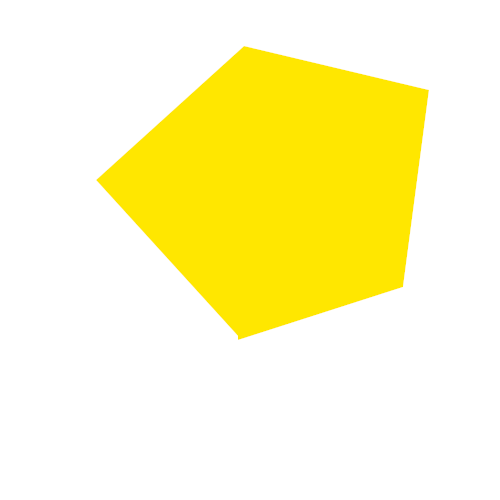
#> input picture A2/pentagon.png, 500 x 500 px, given in place of triangle.png, which was not available
$ python q1.py   (Python 2 division)   (older library calls are emulated)
#> lines starting #> are read from the running program, lines starting #| are printed output that depends on the picture; after the words box and inside, x2 and y2 are one past the last pixel; in counts of white or black regions, pixels touching at a corner belong together; pictures that were not available may be replaced by others from this repository, and a replacement may not be noted
#> further down, img is the input picture: shape (500, 500, 3); mean B, G, R 190, 248.9, 255
#!/usr/bin/env python

import sys
import numpy as np
import numpy.matlib
import cv2
import matplotlib.pyplot as plt
from scipy import ndimage
from sklearn import cluster
from sklearn.metrics import silhouette_samples, silhouette_score

def build_filters():
    filters = []
    ksize = 10
    sigma = 5.0
    for theta in np.arange(0, np.pi, np.pi / 16):
        kern = cv2.getGaborKernel((ksize, ksize), sigma, theta, 10.0, 0.5, 0, ktype=cv2.CV_32F)
        kern /= 5*kern.sum()
        filters.append(kern)
    return filters
def detect_object(val):
    if val == 1:
        return("Triangle")
    elif val == 2:
        return("Square")
    else:
        return("Some other shape")

def intersection(line1, line2):
    rho1, theta1 = line1[0], line1[1]
    rho2, theta2 = line2[0], line2[1]

    if (abs(theta1 - theta2) < (np.pi/6)):
        return [None, None]
    A = np.array([
        [np.cos(theta1), np.sin(theta1)],
        [np.cos(theta2), np.sin(theta2)]
    ])
    b = np.array([[rho1], [rho2]])
    x0, y0 = np.linalg.solve(A, b)
    x0, y0 = int(np.round(x0)), int(np.round(y0))
    return [x0, y0]

def process(img, filters):
    accum = np.zeros_like(img)
    for kern in filters:
        fimg = cv2.filter2D(img, cv2.CV_8UC3, kern)
        np.maximum(accum, fimg, accum)
#> this loop made 16 passes
#> pass 1, in process, `fimg = cv2.filter2D(img, cv2.CV_8UC3, kern)`:
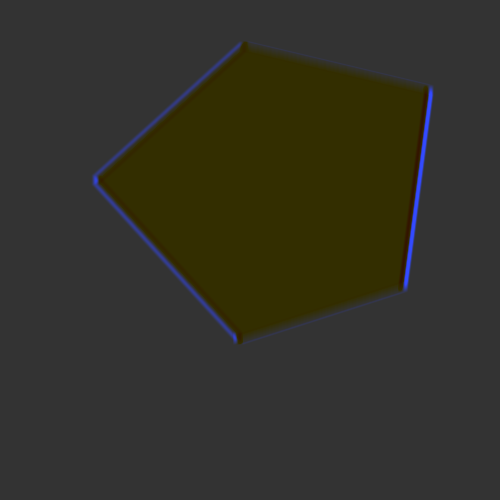
#> fimg: shape (500, 500, 3); mean B, G, R 39.2, 49.7, 51
    return accum

def predict(img):
    img = cv2.cvtColor(img, cv2.COLOR_BGRA2BGR)
    filters = build_filters()
    res1 = process(img, filters)

    gabor_filter_img = res1
    gray = cv2.cvtColor(res1, cv2.COLOR_BGR2GRAY)
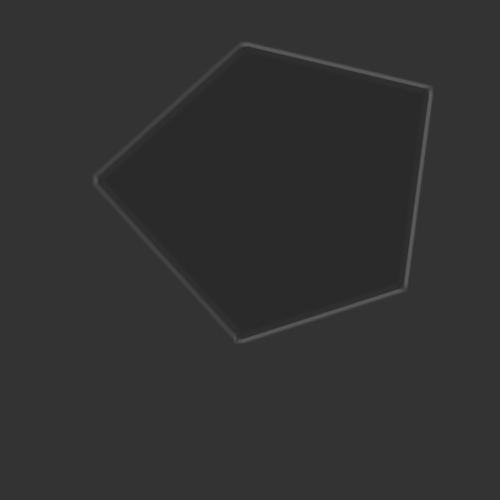
#> gray: shape (500, 500); min 42, max 90, mean 49.2
    ret,thresh2 = cv2.threshold(gray,0,255,cv2.THRESH_BINARY+cv2.THRESH_OTSU)
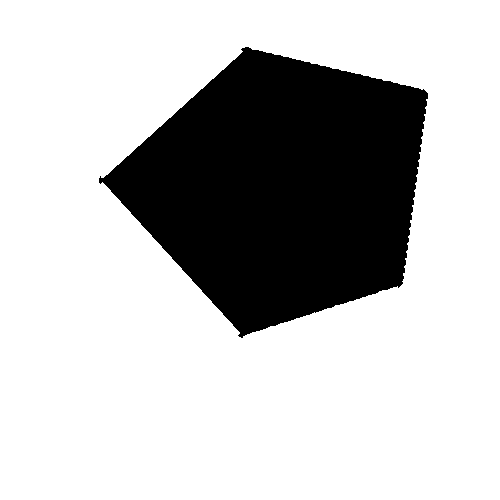
#> thresh2: shape (500, 500); 75.3% white; 1 black region, box (x1, y1, x2, y2) and area: (99, 47, 428, 338) 61744
#> ret = 46
    ret,thresh1 = cv2.threshold(thresh2,0,255,cv2.THRESH_BINARY)
    # [6 lines of commented-out code are left out]

    rho, theta, thresh = 7, np.pi/180, 175
#> rho = 7; theta = 0.0175; thresh = 175
    lines = cv2.HoughLines(thresh1, rho, theta, thresh)
#> lines = 211 rows, first 8: [161, 2.13], [168, 2.11], [147, 2.15], [140, 2.16], [175, 2.09], [133, 2.18], [49, 2.41], [56, 2.39]

    for line in lines:
        for r, theta in line:
            a = np.cos(theta)
            b = np.sin(theta)
            x0 = a*r
            y0 = b*r
            x1 = int(x0 + 1000*(-b))
            y1 = int(y0 + 1000*(a))
            x2 = int(x0 - 1000*(-b))
            y2 = int(y0 - 1000*(a))
            cv2.line(img, (x1,y1), (x2,y2), (0,255,0),2)
#> this loop made 211 passes
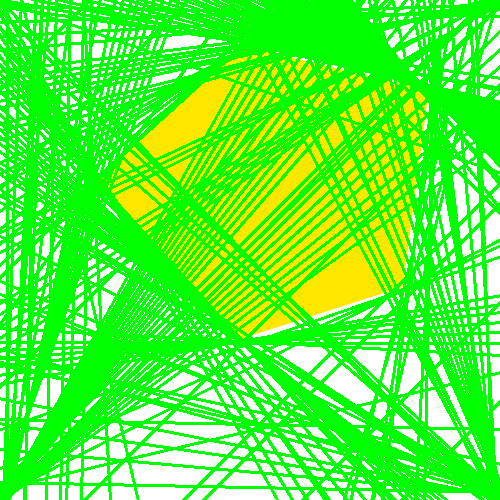
#> img: shape (500, 500, 3); mean B, G, R 54.9, 252, 86.9

    X = []
    for i, group in enumerate(lines[:-1]):
        for next_group in lines[i+1:]:
            for line1 in group:
                for line2 in next_group:
                    x = intersection(line1, line2)
                    if x[0] != None:
                        X.append(x)
#> this loop made 210 passes

    for i in X:
        cv2.circle(img, (i[0], i[1]), 2, (255, 0, 0))
#> this loop made 15221 passes
#> i on passes 1 to 3: [269, 358], [259, 352], [247, 344]
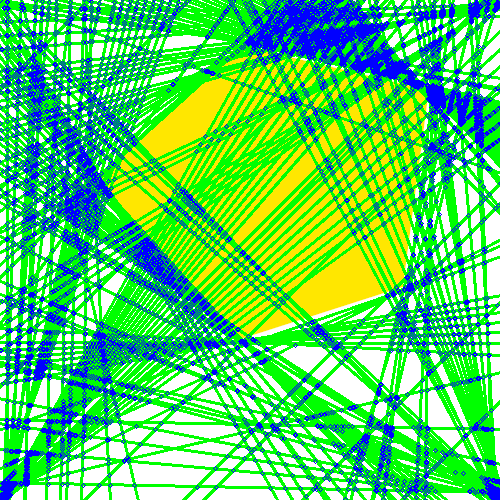
#> img: shape (500, 500, 3); 17.92% of pixels changed, all inside (x1, y1, x2, y2) = (0, 0, 500, 500)

    lined_image = img
    sse = {}
    for k in range(2, 7):
        kmeans = cluster.KMeans(n_clusters=k, max_iter=1000).fit(X)
        sse[k] = kmeans.inertia_ # Inertia: Sum of distances of samples to their closest cluster center

    curve = list(sse.values())
    nPoints = len(curve)
    allCoord = np.vstack((range(nPoints), curve)).T
    np.array([range(nPoints), curve])
    firstPoint = allCoord[0]
    lineVec = allCoord[-1] - allCoord[0]
    lineVecNorm = lineVec / np.sqrt(np.sum(lineVec**2))
    vecFromFirst = allCoord - firstPoint
    scalarProduct = np.sum(vecFromFirst * np.matlib.repmat(lineVecNorm, nPoints, 1), axis=1)
    vecFromFirstParallel = np.outer(scalarProduct, lineVecNorm)
    vecToLine = vecFromFirst - vecFromFirstParallel
    distToLine = np.sqrt(np.sum(vecToLine ** 2, axis=1))
    max_index = np.argmax(distToLine)
    return max_index, gabor_filter_img, lined_image, sse

if __name__ == '__main__':
    import argparse
    parser = argparse.ArgumentParser()
    parser.add_argument("--shape" , help="1 for Square, 0 for triangle", default="0")
    args = parser.parse_args()

    print(args)
    if args.shape == "1":
        img_fn = './square.png'
    else:
        img_fn = './triangle.png'

    img = cv2.imread(img_fn)
    if img is None:
        print 'Failed to load image file:', img_fn
        sys.exit(1)

    max_index, gabor_filter_img, lined_image, sse = predict(img)

    cv2.imshow('Gabor Filtered Image', gabor_filter_img)
    cv2.imwrite('Gabor_square.png', gabor_filter_img)
    if cv2.waitKey(0) & 0xff == 27:
#> (key Esc is pressed here)
        cv2.destroyAllWindows()

    cv2.imshow('Intersection Points of Gabor Filter Image', lined_image)
    cv2.imwrite('hough_square.png', lined_image)
    if cv2.waitKey(0) & 0xff == 27:
#> (key Esc is pressed here)
        cv2.destroyAllWindows()

    plt.figure()
    plt.plot(list(sse.keys()), list(sse.values()))
    plt.xlabel("Number of cluster")
    plt.ylabel("SSE")
    plt.show()
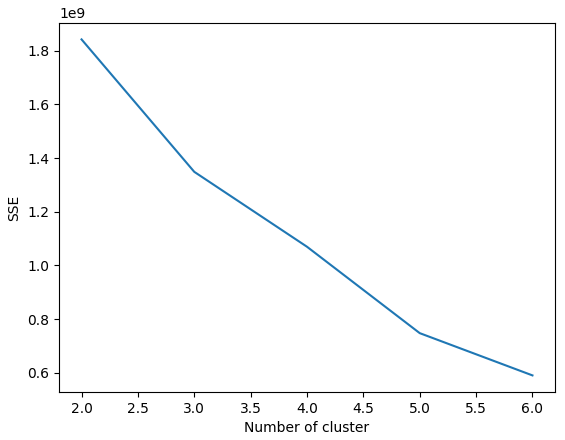
#> figure drawn by matplotlib, 1 panel

    print(detect_object(max_index))
#| Triangle
